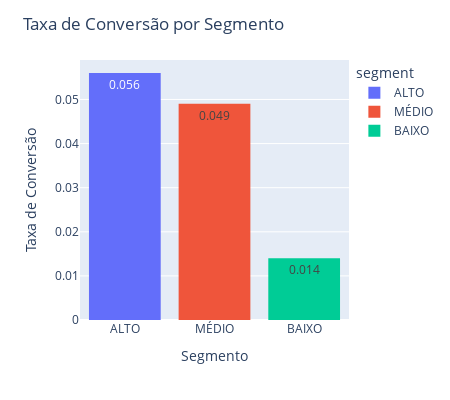

Notebook code cell kept with this figure:
### Code cell
# Gráfico da Taxa de Conversão
fig_conv = px.histogram(
    df_metrics, 
    x='segment', 
    y='taxa_conversao',
    color='segment',
    width=450,
    height=400,
    text_auto='taxa_conversao'
)

fig_conv.update_layout(
    title='Taxa de Conversão por Segmento',
    xaxis_title='Segmento',
    yaxis_title='Taxa de Conversão',
    showlegend=True,
    bargap=0.2
)

fig_conv.show()

### Figure 1 — Plotly figure (JSON) as saved in the notebook; plotly's stock layout.template omitted (floating-point values rounded to 4 significant figures)
{"data": [{"alignmentgroup": "True", "bingroup": "x", "histfunc": "sum", "hovertemplate": "segment=%{x}<br>sum of taxa_conversao=%{y}<extra></extra>", "legendgroup": "ALTO", "marker": {"color": "#636efa", "pattern": {"shape": ""}}, "name": "ALTO", "offsetgroup": "ALTO", "orientation": "v", "showlegend": true, "texttemplate": "%{value:taxa_conversao}", "type": "histogram", "x": ["ALTO"], "xaxis": "x", "y": [0.056], "yaxis": "y"}, {"alignmentgroup": "True", "bingroup": "x", "histfunc": "sum", "hovertemplate": "segment=%{x}<br>sum of taxa_conversao=%{y}<extra></extra>", "legendgroup": "MÉDIO", "marker": {"color": "#EF553B", "pattern": {"shape": ""}}, "name": "MÉDIO", "offsetgroup": "MÉDIO", "orientation": "v", "showlegend": true, "texttemplate": "%{value:taxa_conversao}", "type": "histogram", "x": ["MÉDIO"], "xaxis": "x", "y": [0.049], "yaxis": "y"}, {"alignmentgroup": "True", "bingroup": "x", "histfunc": "sum", "hovertemplate": "segment=%{x}<br>sum of taxa_conversao=%{y}<extra></extra>", "legendgroup": "BAIXO", "marker": {"color": "#00cc96", "pattern": {"shape": ""}}, "name": "BAIXO", "offsetgroup": "BAIXO", "orientation": "v", "showlegend": true, "texttemplate": "%{value:taxa_conversao}", "type": "histogram", "x": ["BAIXO"], "xaxis": "x", "y": [0.014], "yaxis": "y"}], "layout": {"bargap": 0.2, "barmode": "relative", "height": 400, "legend": {"title": {"text": "segment"}, "tracegroupgap": 0}, "margin": {"t": 60}, "showlegend": true, "title": {"text": "Taxa de Conversão por Segmento"}, "width": 450, "xaxis": {"anchor": "y", "categoryarray": ["ALTO", "MÉDIO", "BAIXO"], "categoryorder": "array", "domain": [0, 1], "title": {"text": "Segmento"}}, "yaxis": {"anchor": "x", "domain": [0, 1], "title": {"text": "Taxa de Conversão"}}}}
